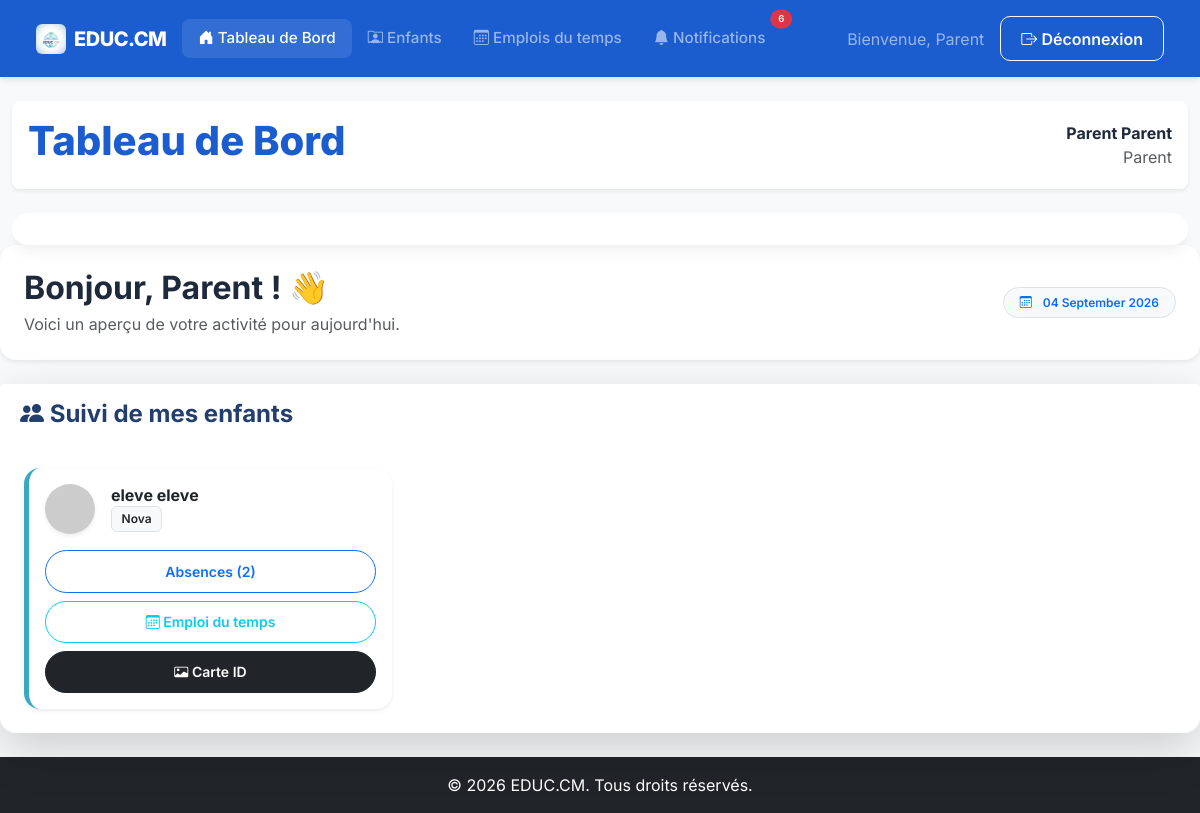
/dashboard.php (signed in), run on the app's committed database.
### tables this page shows
CREATE TABLE `utilisateurs` (
  `id` int(11) NOT NULL,
  `nom` varchar(100) NOT NULL,
  `prenom` varchar(100) NOT NULL,
  `email` varchar(255) NOT NULL,
  `mot_de_passe` varchar(255) NOT NULL,
  `role` enum('administrateur','enseignant','eleve','parent') NOT NULL,
  `photo` varchar(255) DEFAULT 'default_avatar.png',
  `telephone` varchar(20) DEFAULT NULL,
  `qr_token` varchar(100) DEFAULT NULL,
  `date_creation` timestamp NOT NULL DEFAULT current_timestamp()
);

CREATE TABLE `classes` (
  `id` int(11) NOT NULL,
  `nom` varchar(100) NOT NULL,
  `niveau` varchar(50) DEFAULT NULL
);

### pages/parent_dashboard_snippet.php (the view, shortened to what this page needs)
<?php
$stmt_children = $conn->prepare("
    SELECT u.id, u.nom, u.prenom, u.photo, c.nom as classe_nom
    FROM parents_eleves pe
    JOIN utilisateurs u ON pe.eleve_id = u.id
    LEFT JOIN inscriptions i ON u.id = i.eleve_id
    LEFT JOIN classes c ON i.classe_id = c.id
    WHERE pe.parent_id = ?
");
$stmt_children->bind_param("i", $user_id);
$stmt_children->execute();
$result_children = $stmt_children->get_result();
?>
<div class="row">
    <div class="col-12">
         <div class="card shadow-lg border-0 rounded-4">
            <div class="card-header bg-white py-3 border-0">
                <h4 class="mb-0 fw-bold" style="color: #223E6F;"><i class="bi bi-people-fill"></i> Suivi de mes enfants</h4>
            </div>
             <div class="card-body p-4">
                <?php if ($result_children->num_rows > 0): ?>
                    <div class="row g-4">
                        <?php while ($child = $result_children->fetch_assoc()):
                            $cid = $child['id'];
                            $stats = $conn->query("SELECT COUNT(*) as total FROM presences WHERE eleve_id = $cid AND statut != 'Présent'")->fetch_assoc();
                            $photo_name = $child['photo'];
                            $photo_path = "../uploads/photos/" . $photo_name;
                            if (!empty($photo_name) && $photo_name !== 'default_avatar.png' && file_exists($photo_path)) {
                                $avatar = "/G/uploads/photos/" . $photo_name;
                            } else {
                                $avatar = "https://ui-avatars.com/api/?name=" . urlencode($child['prenom'] . ' ' . $child['nom']) . "&background=random&color=fff";
                            }
                        ?>
                            <div class="col-md-6 col-lg-4">
                                <div class="card border-0 shadow-sm h-100" style="border-left: 5px solid #39A9C3 !important;">
                                    <div class="card-body">
                                        <div class="d-flex align-items-center mb-3">
                                            <img src="<?php echo $avatar; ?>" class="rounded-circle shadow-sm me-3" style="width: 50px; height: 50px; object-fit: cover;">
                                            <div>
                                                <h6 class="mb-0 fw-bold"><?php echo htmlspecialchars($child['prenom'] . ' ' . $child['nom']); ?></h6>
                                                <span class="badge bg-light text-dark border small"><?php echo htmlspecialchars($child['classe_nom'] ?: 'N/A'); ?></span>
                                            </div>
                                        </div>
                                        <div class="d-grid gap-2">
                                            <a href="pages/absences_enfants.php?child_id=<?php echo $child['id']; ?>" class="btn btn-sm btn-outline-primary rounded-pill">
                                                Absences (<?php echo $stats['total']; ?>)
                                            </a>
                                            <a href="pages/emploi_du_temps_enfant.php?child_id=<?php echo $child['id']; ?>" class="btn btn-sm btn-outline-info rounded-pill">
                                                <i class="bi bi-calendar3"></i> Emploi du temps
                                            </a>
                                            <a href="pages/carte_scolaire.php?id=<?php echo $child['id']; ?>" class="btn btn-sm btn-dark rounded-pill">
                                                <i class="bi bi-card-image"></i> Carte ID
                                            </a>
                                        </div>
                                    </div>
                                </div>
                            </div>
                        <?php endwhile; ?>
                    </div>
                <?php endif; ?>
             </div>
         </div>
    </div>
</div>

### css/main.css (style rules this page uses)
:root { --educ-navy: #1b5dcf; --educ-turquoise: #39A9C3; --educ-cyan: #6EC6D0; --educ-green: #64B89A; --educ-bg: #0080ff; --card-shadow: 0 10px 15px -3px rgba(0, 0, 0, 0.05), 0 4px 6px -2px rgba(0, 0, 0, 0.02); }
body { font-family: 'Inter', sans-serif; background-color: var(--educ-bg); color: #1e293b; display: flex; flex-direction: column; min-height: 100vh; }
.card { border: none; border-radius: 16px; box-shadow: var(--card-shadow); transition: transform 0.2s; }
.card-header { background-color: transparent; border-bottom: 1px solid #f1f5f9; padding: 1.25rem; font-weight: 700; color: var(--educ-navy); }
.btn { border-radius: 10px; padding: 0.6rem 1.25rem; font-weight: 600; transition: all 0.3s; }
.badge { padding: 0.5em 0.8em; border-radius: 6px; font-weight: 600; }

### data on the page
utilisateurs: prenom+nom "eleve eleve", classes.nom "Nova", total "2"

### other printed values
$unread_count "6"
$user_prenom "Parent"
$page_title "Tableau de Bord"
$user_prenom . ' ' . $user_nom "Parent Parent"
$user_role "Parent"
$_SESSION['user_prenom'] "Parent"
